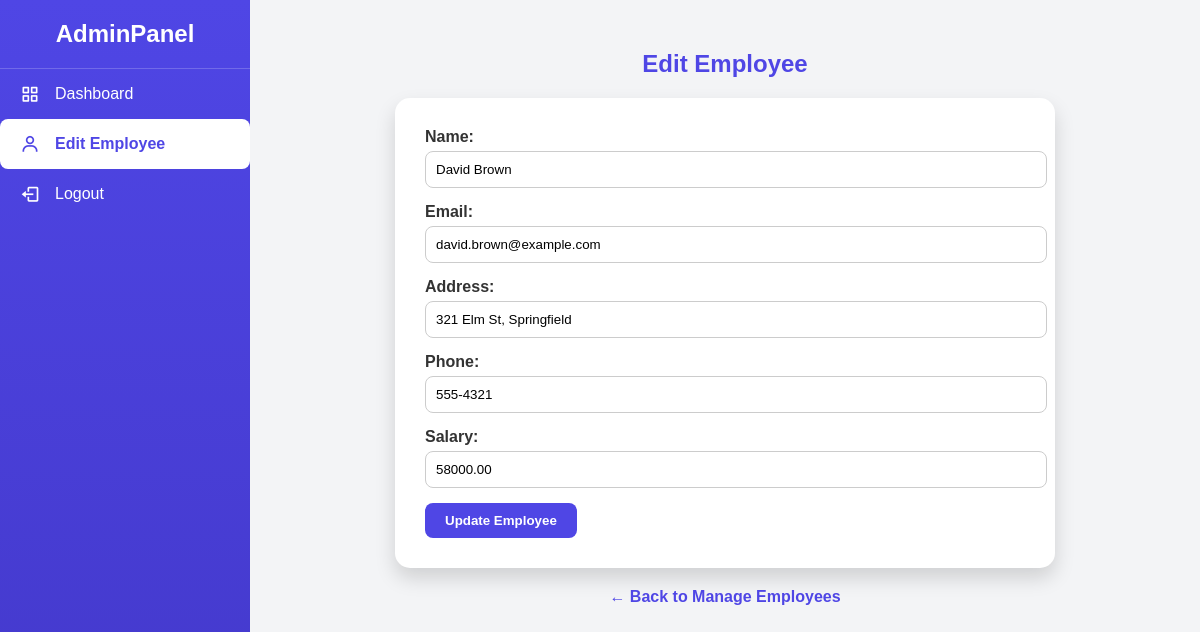
Screenshot of /edit_employee.php?edit=4 (signed in) with the database file from the repository.
### tables this page shows
CREATE TABLE `employees` (
  `id` int(11) NOT NULL,
  `name` varchar(100) DEFAULT NULL,
  `email` varchar(100) DEFAULT NULL,
  `address` text DEFAULT NULL,
  `phone` varchar(20) DEFAULT NULL,
  `salary` decimal(10,2) DEFAULT NULL,
  `performance` int(11) DEFAULT 0,
  `status` enum('active','inactive') DEFAULT 'active',
  `role` enum('employee','admin') DEFAULT 'employee'
);

### edit_employee.php (the view, shortened to what this page needs)
<?php
$conn = new mysqli("localhost", "root", "", "company_portal");
if (isset($_GET['edit'])) {
  $id = intval($_GET['edit']);
  $result = $conn->query("SELECT * FROM employees WHERE id=$id");
  $employee = $result->fetch_assoc();
}
?>
<!DOCTYPE html>
<html lang="en">
<head>
<link href="https://cdn.jsdelivr.net/npm/boxicons@2.1.4/css/boxicons.min.css" rel="stylesheet">
</head>
<body>
<div class="sidebar">
  <div class="logo">AdminPanel</div>
  <ul>
    <li><i class='bx bx-grid-alt'></i> <a href="admin_dashboard.php" style="color:inherit;">Dashboard</a></li>
    <li class="active"><i class='bx bx-user'></i> Edit Employee</li>
    <li><i class='bx bx-log-out'></i> <a href="logout.php" style="color:inherit;">Logout</a></li>
  </ul>
</div>
<div class="main-content">
  <h2>Edit Employee</h2>
  <?php if (isset($employee)): ?>
  <form method="POST" action="">
    <label>Name:</label>
    <input type="text" name="name" value="<?= htmlspecialchars($employee['name']); ?>" required>
    <label>Email:</label>
    <input type="email" name="email" value="<?= htmlspecialchars($employee['email']); ?>" required>
    <label>Address:</label>
    <input type="text" name="address" value="<?= htmlspecialchars($employee['address']); ?>" required>
    <label>Phone:</label>
    <input type="text" name="phone" value="<?= htmlspecialchars($employee['phone']); ?>" required>
    <label>Salary:</label>
    <input type="number" step="0.01" name="salary" value="<?= htmlspecialchars($employee['salary']); ?>" required>
    <button type="submit" name="update">Update Employee</button>
  </form>
  <a href="manage_employee.php" class="back-link">← Back to Manage Employees</a>
  <?php else: ?>
    <p style="text-align:center;color:red;">Employee not found.</p>
  <?php endif; ?>
</div>
</body>
</html>

### edit_employee.php (style rules this page uses)
body { font-family:'Poppins',sans-serif;background:#f3f4f6;margin:0;display:flex; }
a { text-decoration:none;color:inherit; }
.sidebar { width:250px;background:linear-gradient(180deg,#4f46e5,#4338ca);min-height:100vh;display:flex;flex-direction:column;position:fixed; }
.sidebar .logo { color:white;font-size:24px;font-weight:700;text-align:center;padding:20px 0;border-bottom:1px solid rgba(255,255,255,0.2); }
.sidebar ul { list-style:none;padding:0;margin:0; }
.sidebar ul li { padding:15px 20px;display:flex;align-items:center;transition:0.3s;cursor:pointer;color:white; }
.sidebar ul li i { font-size:20px;margin-right:15px; }
.sidebar ul li.active { background:white;color:#4f46e5;border-radius:8px;font-weight:600; }
.sidebar ul li.active i { color:#4f46e5; }
.main-content { margin-left:250px;flex:1;padding:30px; }
h2 { text-align:center;margin-bottom:20px;color:#4f46e5; }
form { background:white;padding:30px;border-radius:15px;box-shadow:0 10px 20px rgba(0,0,0,0.15);max-width:600px;margin:auto; }
form label { display:block;margin-bottom:5px;font-weight:600;color:#333; }
form input { width:100%;padding:10px;margin-bottom:15px;border-radius:8px;border:1px solid #ccc;transition:0.3s; }
form button { padding:10px 20px;border-radius:8px;background:#4f46e5;color:white;border:none;font-weight:600;cursor:pointer;transition:0.3s; }
.back-link { text-align:center;display:block;margin-top:20px;color:#4f46e5;font-weight:600; }

### rows the page displays
employees: name "David Brown", email "david.brown@example.com", address "321 Elm St, Springfield", phone "555-4321", salary "58000.00"
